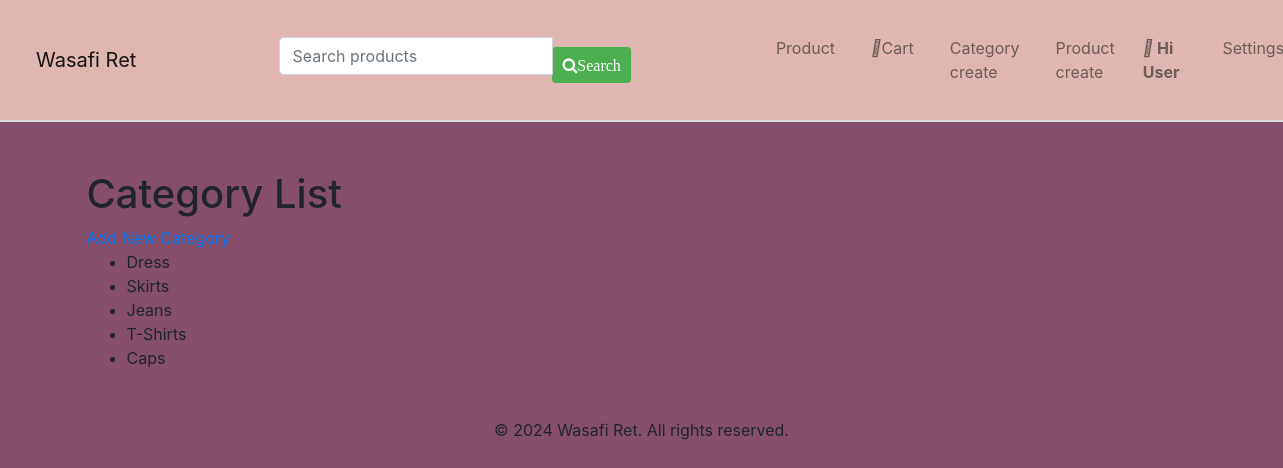
Page /category_list/ on the earlier database version.
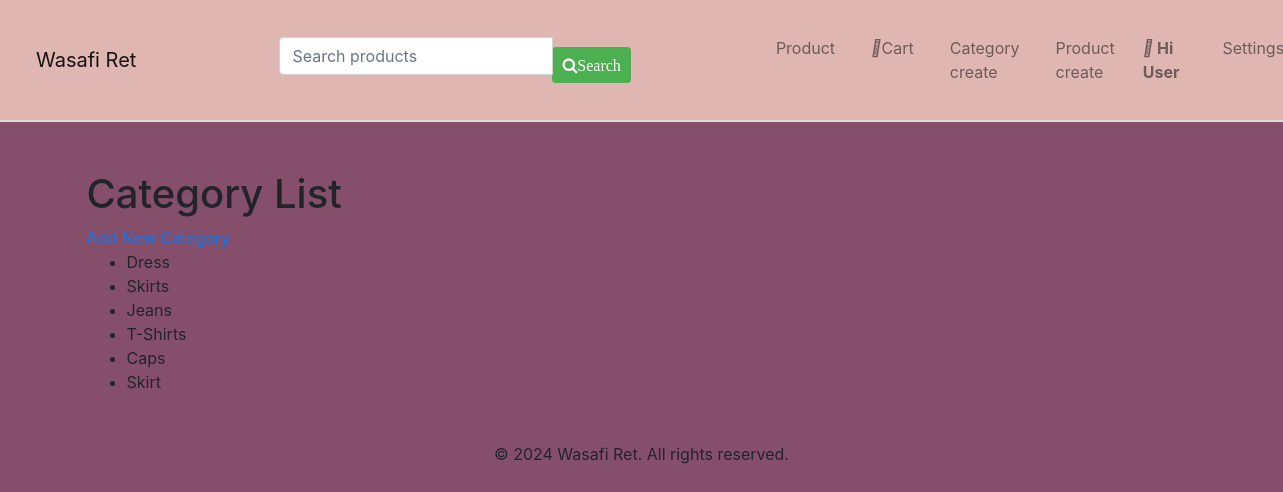
Same page on the later database version.
### WasafiRet/models.py (models this page shows, shortened)
class Category(models.Model):
    name=models.CharField(max_length=100)

### WasafiRet/views.py (the view)
# urls.py: path('category_list/',views.category_list,name='category_list'),
def category_list(request):
     categories=Category.objects.all()
     return render(request,'WasafiRet/category_list.html',{'categories':categories})

### WasafiRet/templates/WasafiRet/category_list.html (shortened to what this page needs)
{% extends 'WasafiRet/base.html' %} {% load static %}  {% block content %}
<h1>Category List</h1>
<a href="{% url 'category_create' %}">Add New Category</a>
<ul>
  {% for category in categories %}
  <li>{{ category.name }}</li>
  {% endfor %}
</ul>
{% endblock %}

Differences in the rows shown:
added Category: name "Skirt"
